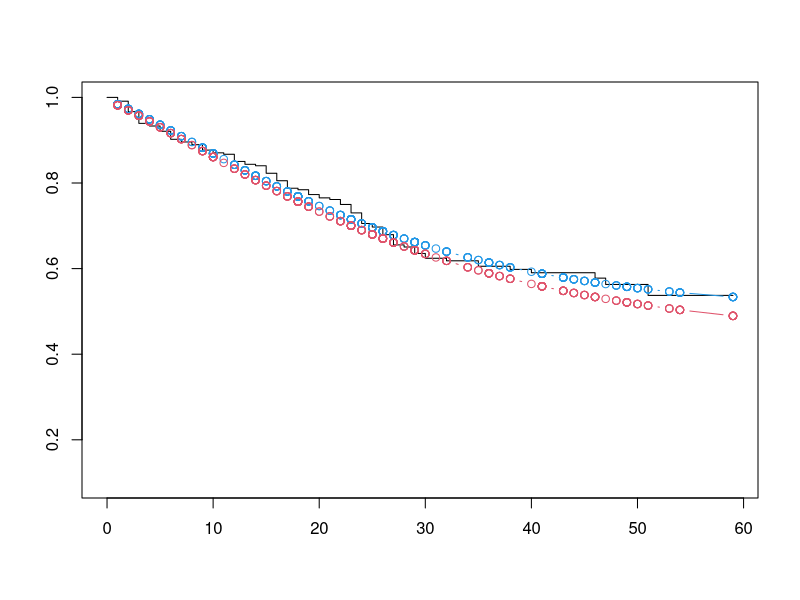
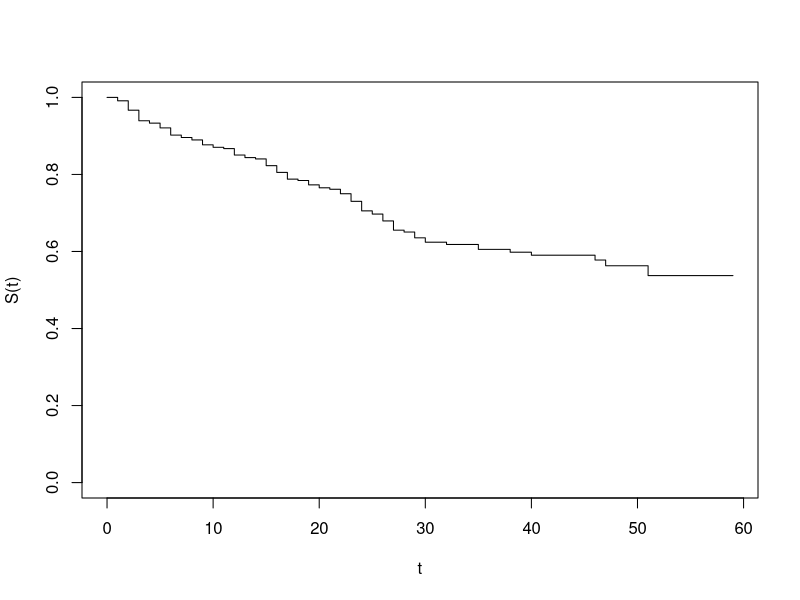
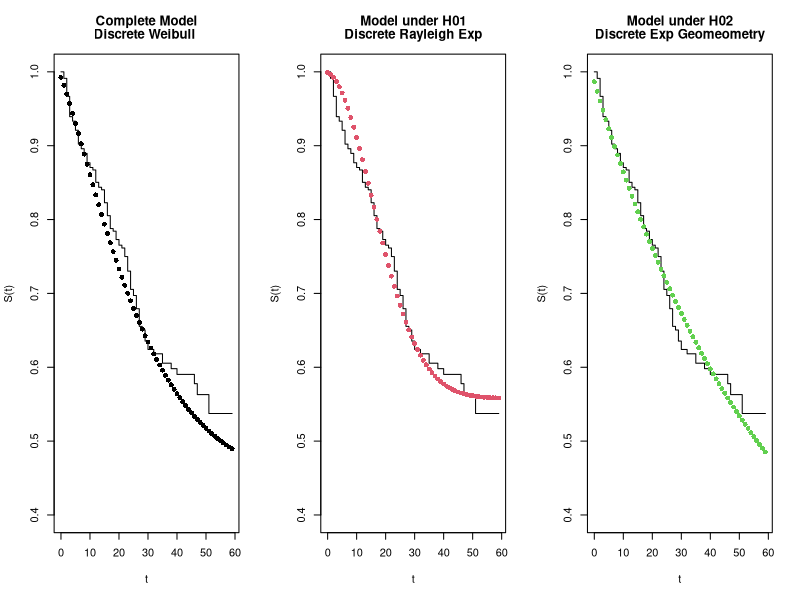

Generate these figures, in order, with R:
library(TeachingDemos)
library(splines)
library(survival)
library(MCMCpack)
require(coda)
require(lattice)
require(MASS)
set.seed(2020)


time=bladder[,5]
censure=bladder[,6]
n=length(censure)


######## WEIBULL DISCRETE SURVIVAL FUNCTION WITH CURED FRACTION
surv.weidc.fc<-function(x,q,b,f){ f + (1-f)*( (q)^((x+1)^b) )}

# EMPIRICAL K-M ESTIMATOR

data<-Surv(time,censure)
km<-survfit(data~1)
plot(km,conf.int=F,ylim=c(0.1,1))

# Likelihood function

VERO<-function(p,time,censure){
  q<-p[1]
  b<-p[2]
  f<-p[3]
  if ( (q>0) && (q<1) && (b>0) && (f>0) && (f<1) )
    return (-1*(
      sum(censure*log(1-f))+sum(censure*log(q^(time^b)-q^((time+1)^b)))
      +sum((1-censure)*log(f+(1-f)*q^((time+1)^b)))))
  else return (-Inf)
}

a<-optim(c(0.9,1,0.15),VERO,time=time,censure=censure)

q.est<-a$par[1]
b.est<-a$par[2]
f.est<-a$par[3]

xx<-sort(time)
survWei2<-surv.weidc.fc(xx,q.est,b.est,f.est)
points(xx,survWei2,type="b",col=4)
posterior<-function(p,time,censure){
  q<-p[1]
  b<-p[2]
  f<-p[3]
  if ( (q>0) && (q<1) &&  (f>0) && (f<1) )
    return ((
      sum( censure*log(1-f) )
      +sum( censure * log( q^(time^b) - q^((time+1)^b) ) )
      +sum( (1-censure)*log(f + (1-f)* q^((time+1)^b) ) )
      + dbeta(q,10^-3,10^-3,log=T)
      + dgamma(f,1,1,log=T)
    ))
  else return (-Inf)
}
M<-100000
theta<-MCMCmetrop1R(posterior,c(q.est,b.est,f.est),logfun=TRUE,burnin=1000,mcmc=M,time=time,censure=censure)
q.est2<-mean(theta[,1])
b.est2<-mean(theta[,2])
f.est2<-mean(theta[,3])

# Graphics

xx<-sort(time)
survWei3<-surv.weidc.fc(xx,q.est2,b.est2,f.est2)
points(xx,survWei3,type="b",col=2)

# FBST H1:b=2 
post.mcmc<-numeric(M)
for (j in 1:M) { post.mcmc[j]<-posterior(theta[j,],time,censure) }

posterior.H02<-function(p,time,censure){
  q<-p[1]
  b<-2
  f<-p[2]
  if ( (q>0) && (q<1) && (f>0) && (f<1) )
    return (-1*(
      sum( censure*log(1-f) )
      +sum( censure * log( q^(time^b) - q^((time+1)^b) ) )
      +sum( (1-censure)*log(f + (1-f)* q^((time+1)^b) ) )
      + dbeta(q,10^-3,10^-3,log=T)
      + dgamma(f,1,1,log=T)
    ))
  else return (-Inf)
}
a.H02<-optim(c(q.est,f.est),posterior.H02,time=time,censure=censure)

# Max of posterior surv H02

max.post.H02<- -1*a.H02$value
e.value2<-sum(post.mcmc<max.post.H02)/M


# FBST H2:b=1 
posterior.H03<-function(p,time,censure){
  q<-p[1]
  b<-1
  f<-p[2]
  if ( (q>0) && (q<1) && (f>0) && (f<1) )
    return (-1*(
      sum( censure*log(1-f) )
      +sum( censure * log( q^(time^b) - q^((time+1)^b) ) )
      +sum( (1-censure)*log(f + (1-f)* q^((time+1)^b) ) )
      + dbeta(q,10^-3,10^-3,log=T)
      + dgamma(f,1,1,log=T)
    ))
  else return (-Inf)
}
a.H03<-optim(c(q.est,f.est),posterior.H03,time=time,censure=censure)

# Max of posterior surv H02

max.post.H03<- -1*a.H03$value
e.value3<-sum(post.mcmc<max.post.H03)/M


#Graphics of estimatives

data<-Surv(time,censure)
km<-survfit(data~1)
plot(km,conf.int=F,xlab="t",ylab="S(t)")
### q
q.full<-mean(theta[,1])
q.H02<-a.H02$par[1]
q.H03<-a.H03$par[1]

### b
b.full<-mean(theta[,2])
b.H02<-2
b.H03<-1

### f
f.full<-mean(theta[,3])
f.H02<-a.H02$par[2]
f.H03<-a.H03$par[2]

xxx<-seq(0,max(time))
surv.full<-surv.weidc.fc(xxx,q.full,b.full,f.full)
surv.H02<-surv.weidc.fc(xxx,q.H02,b.H02,f.H02)
surv.H03<-surv.weidc.fc(xxx,q.H03,b.H03,f.H03)


pdf('ap_2.pdf', width = 12, height = 4)

par(mfrow=c(1,3))
plot(km,conf.int=F,xlab="t",ylab="S(t)",main=c("Complete Model","Discrete Weibull "),ylim=c(0.4,1))
points(xxx,surv.full,type="b",col=1,pch=16)
plot(km,conf.int=F,xlab="t",ylab="S(t)",main=c("Model under H01","Discrete Rayleigh Exp"),ylim=c(0.4,1))
points(xxx,surv.H02,type="b",col=2,pch=16)
plot(km,conf.int=F,xlab="t",ylab="S(t)",main=c("Model under H02","Discrete Exp Geomeometry"),ylim=c(0.4,1))
points(xxx,surv.H03,type="b",col=3,pch=16)

dev.off()

#e- values

e.value2;e.value3

##### Estimatives And HPD #####

#q

q.est<-mean(theta[,1]);q.est
emp.hpd(theta[,1])

# b

b.est<-mean(theta[,2]);b.est
emp.hpd(theta[,2])

# f

f.est<-mean(theta[,3]);f.est
emp.hpd(theta[,3])  
